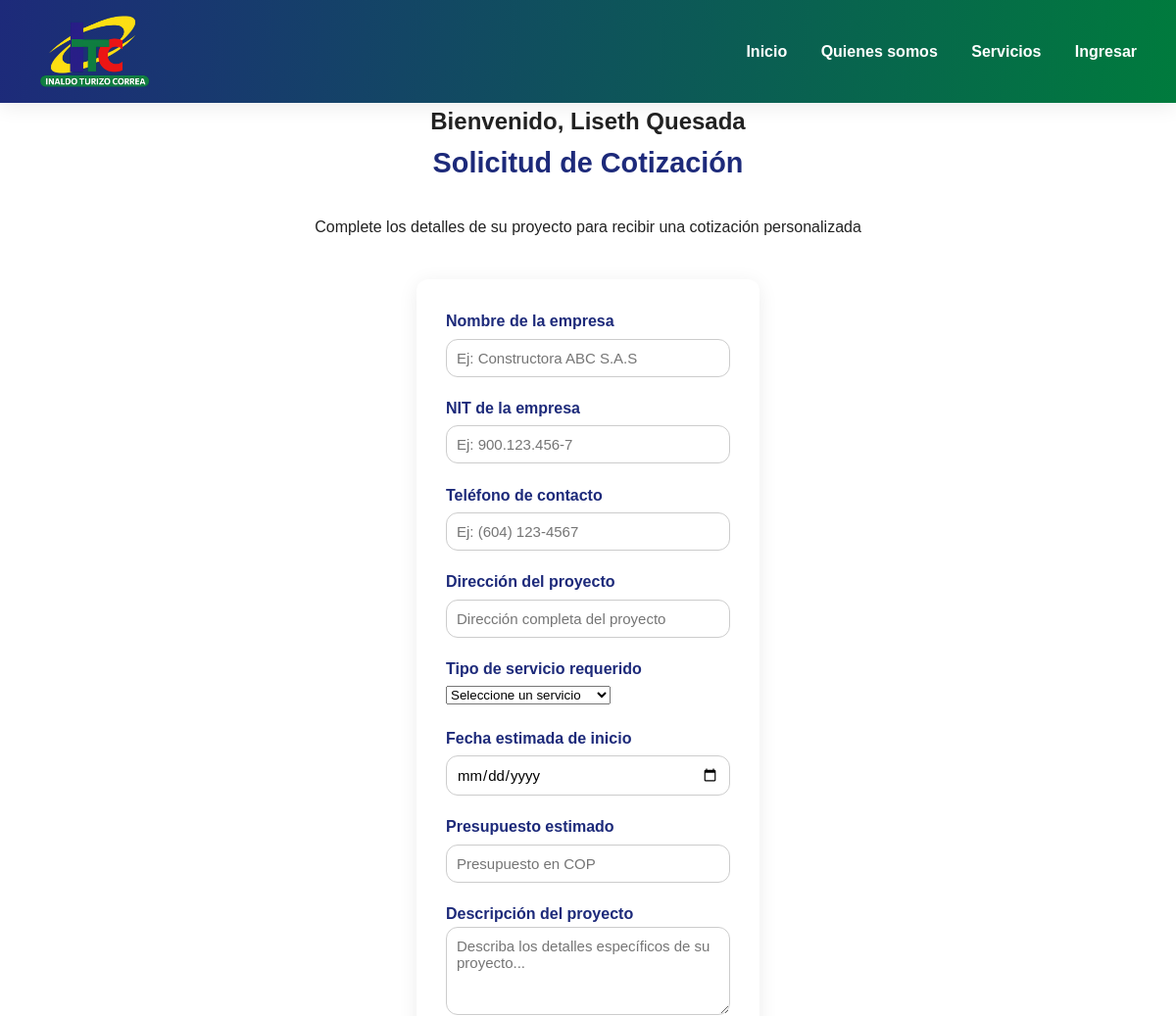
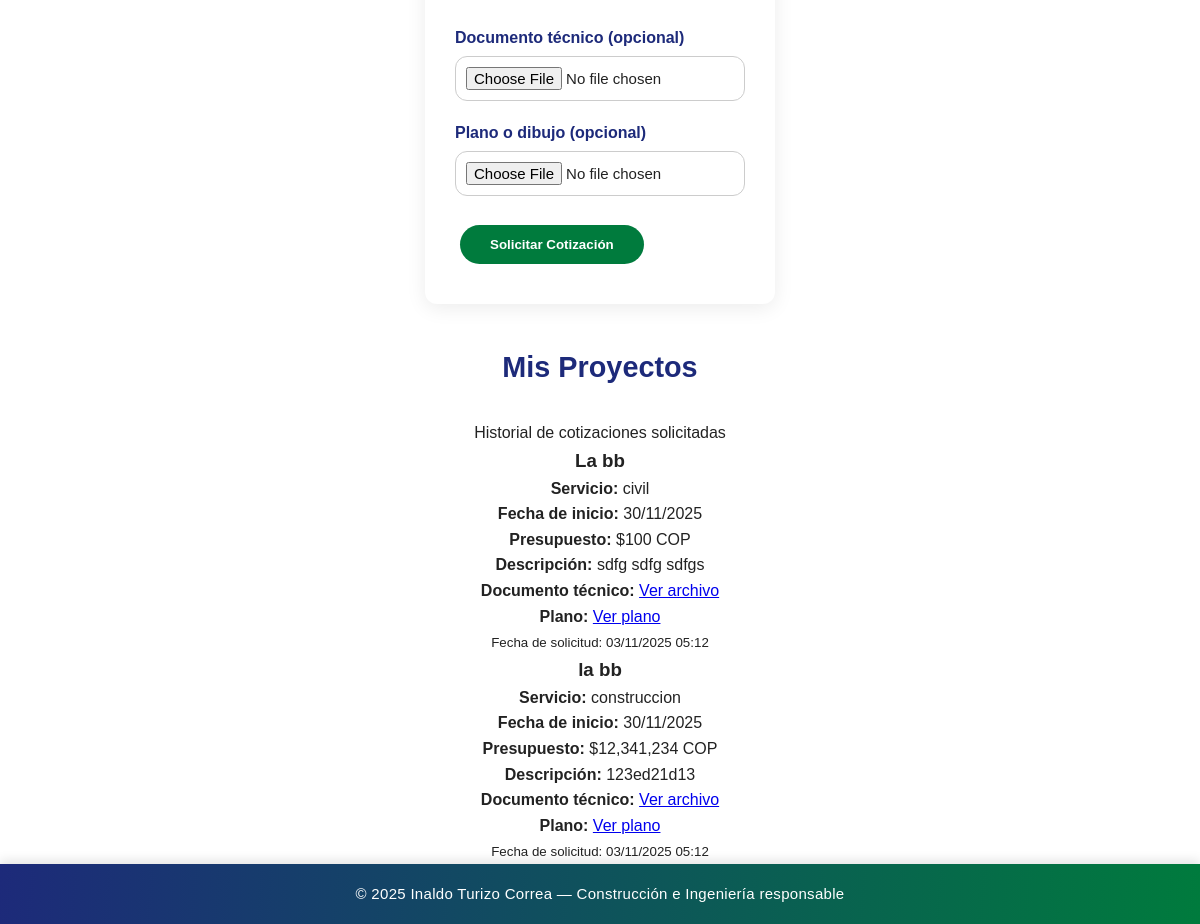
/user (signed in), run on the app's committed database (2 pictures, top to bottom).
### app.py (models this page shows)
class User(UserMixin, db.Model):
    id = db.Column(db.Integer, primary_key=True)
    nombre = db.Column(db.String(100), nullable=False)
    email = db.Column(db.String(100), unique=True, nullable=False)
    password = db.Column(db.String(200), nullable=False)
    rol = db.Column(db.String(20), nullable=False, default='usuario')
    proyectos = db.relationship('Proyecto', backref='usuario', lazy=True)

class Proyecto(db.Model):
    id = db.Column(db.Integer, primary_key=True)
    nombre_empresa = db.Column(db.String(100), nullable=False)
    nit_empresa = db.Column(db.String(20), nullable=False)
    telefono = db.Column(db.String(20), nullable=False)
    direccion = db.Column(db.String(200), nullable=False)
    servicio = db.Column(db.String(50), nullable=False)
    fecha = db.Column(db.Date, nullable=False)
    presupuesto = db.Column(db.Float, nullable=False)
    descripcion = db.Column(db.Text, nullable=False)
    archivo_tecnico = db.Column(db.String(200))  # Ruta del archivo subido
    plano = db.Column(db.String(200))  # Ruta del plano subido
    user_id = db.Column(db.Integer, db.ForeignKey('user.id'), nullable=False)
    fecha_creacion = db.Column(db.DateTime, default=db.func.current_timestamp())

### app.py (the view)
@app.route('/user')
@login_required
def user_dashboard():
    if current_user.rol == 'admin':
        return redirect(url_for('admin_dashboard'))
    proyectos = Proyecto.query.filter_by(user_id=current_user.id).all()
    return render_template('user_dashboard.html', proyectos=proyectos)

### app.py (called while the page is built)
@login_manager.user_loader
def load_user(user_id):
    return User.query.get(int(user_id))

### templates/user_dashboard.html (shortened to what this page needs)
{% extends "base.html" %}
{% block content %}
<div class="dashboard-container">
    <section class="dashboard-header">
        <div class="welcome-card">
            <h1>Bienvenido, {{ current_user.nombre }}</h1>
        </div>
    </section>
    <div class="dashboard-grid">
        <section class="cotizacion-panel">
            <div class="form-card">
                <h2>Solicitud de Cotización</h2>
                <p class="form-subtitle">Complete los detalles de su proyecto para recibir una cotización personalizada</p>
                <form action="{{ url_for('cotizacion') }}" method="POST" enctype="multipart/form-data" class="cotizacion-form">
                    <div class="form-grid">
                        <div class="form-group">
                            <label>Nombre de la empresa</label>
                            <input type="text" name="nombre_empresa" required placeholder="Ej: Constructora ABC S.A.S">
                        </div>
                        <div class="form-group">
                            <label>NIT de la empresa</label>
                            <input type="text" name="nit_empresa" required placeholder="Ej: 900.123.456-7">
                        </div>
                        <div class="form-group">
                            <label>Teléfono de contacto</label>
                            <input type="tel" name="telefono" required placeholder="Ej: (604) 123-4567">
                        </div>
                        <div class="form-group">
                            <label>Dirección del proyecto</label>
                            <input type="text" name="direccion" required placeholder="Dirección completa del proyecto">
                        </div>
                        <div class="form-group full-width">
                            <label>Tipo de servicio requerido</label>
                            <select name="servicio" required>
                                <option value="">Seleccione un servicio</option>
                            </select>
                        </div>
                        <div class="form-group">
                            <label>Fecha estimada de inicio</label>
                            <input type="date" name="fecha" required>
                        </div>
                        <div class="form-group">
                            <label>Presupuesto estimado</label>
                            <input type="number" name="presupuesto" placeholder="Presupuesto en COP" required>
                        </div>
                        <div class="form-group full-width">
                            <label>Descripción del proyecto</label>
                            <textarea name="descripcion" rows="4" placeholder="Describa los detalles específicos de su proyecto..." required></textarea>
                        </div>
                        <div class="form-group full-width">
                            <label>Documento técnico (opcional)</label>
                            <input type="file" name="archivo_tecnico" accept=".pdf,.doc,.docx,.xls,.xlsx">
                        </div>
                        <div class="form-group full-width">
                            <label>Plano o dibujo (opcional)</label>
                            <input type="file" name="plano" accept=".pdf,.jpg,.jpeg,.png,.dwg">
                        </div>
                    </div>
                    <div class="form-footer">
                        <button type="submit" class="btn btn-cotizar">Solicitar Cotización</button>
                    </div>
                </form>
            </div>
        </section>
        <section class="proyectos-panel">
            <div class="proyectos-card">
                <h2>Mis Proyectos</h2>
                <p class="form-subtitle">Historial de cotizaciones solicitadas</p>
                {% if proyectos %}
                    <div class="proyectos-list">
                        {% for proyecto in proyectos %}
                        <div class="proyecto-item">
                            <h3>{{ proyecto.nombre_empresa }}</h3>
                            <p><strong>Servicio:</strong> {{ proyecto.servicio }}</p>
                            <p><strong>Fecha de inicio:</strong> {{ proyecto.fecha.strftime('%d/%m/%Y') }}</p>
                            <p><strong>Presupuesto:</strong> ${{ "{:,.0f}".format(proyecto.presupuesto) }} COP</p>
                            <p><strong>Descripción:</strong> {{ proyecto.descripcion[:100] }}{% if proyecto.descripcion|length > 100 %}...{% endif %}</p>
                            {% if proyecto.archivo_tecnico %}
                                <p><strong>Documento técnico:</strong> <a href="{{ url_for('static', filename='uploads/' + proyecto.archivo_tecnico) }}" target="_blank">Ver archivo</a></p>
                            {% endif %}
                            {% if proyecto.plano %}
                                <p><strong>Plano:</strong> <a href="{{ url_for('static', filename='uploads/' + proyecto.plano) }}" target="_blank">Ver plano</a></p>
                            {% endif %}
                            <p><small>Fecha de solicitud: {{ proyecto.fecha_creacion.strftime('%d/%m/%Y %H:%M') }}</small></p>
                        </div>
                        {% endfor %}
                    </div>
                {% else %}
                    <p>No has solicitado cotizaciones aún.</p>
                {% endif %}
            </div>
        </section>
    </div>
</div>
<footer class="footer-bar">
    <p>© 2025 Inaldo Turizo Correa — Construcción e Ingeniería responsable</p>
</footer>
{% endblock %}

### templates/base.html (shortened to what this page needs)
<!DOCTYPE html>
<html lang="es">
<head>
    <link rel="stylesheet" href="{{ url_for('static', filename='css/style.css') }}">
</head>
<body>
    <header class="navbar">
        <img src="{{ url_for('static', filename='img/LogoITC.png') }}" alt="INALDO TURIZO CORREA">
        <nav class="menu">
            <a href="{{ url_for('index') }}">Inicio</a>
            <a href="{{ url_for('quienes_somos') }}">Quienes somos</a>
            <a href="{{ url_for('servicios') }}">Servicios</a>
            <a href="{{ url_for('login') }}">Ingresar</a>
        </nav>
    </header>
    {% block content %}{% endblock %}
</body>
</html>

### static/css/style.css (style rules this page uses)
:root { --color-azul: #1d2a7a; --color-verde: #007b3d; --color-rojo: #d3251c; --color-amarillo: #f9c623; --color-fondo: #ffffff; --color-blanco: #ffffff; --color-texto: #222; --sombra: 0 4px 20px rgba(0, 0, 0, 0.08); --radio: 12px; --transicion: all 0.3s ease; --fuente: "Poppins", sans-serif; --ancho-maximo: 1200px; }
* { box-sizing: border-box; margin: 0; padding: 0; font-family: var(--fuente); }
html, body { height: 100%; }
body { background-color: var(--color-fondo); color: var(--color-texto); line-height: 1.6; text-align: center; display: flex; flex-direction: column; min-height: 100vh; }
.navbar { background: linear-gradient(95deg, var(--color-azul), var(--color-verde)); color: var(--color-blanco); display: flex; align-items: center; justify-content: space-between; padding: 15px 40px; box-shadow: var(--sombra); position: sticky; top: 0; z-index: 1000; }
.navbar img { height: 75px; }
.menu a { color: var(--color-blanco); text-decoration: none; margin-left: 30px; font-weight: 600; transition: var(--transicion); }
.form-group { margin-bottom: 1.2rem; }
.btn { background-color: var(--color-verde); color: var(--color-blanco); padding: 12px 30px; border: none; border-radius: 50px; font-weight: 600; transition: var(--transicion); cursor: pointer; text-decoration: none; display: inline-block; margin: 10px 5px; align-content: center; }
form { background: #ffffff; padding: 30px; border-radius: var(--radio); box-shadow: var(--sombra); max-width: 350px; margin: 40px auto; text-align: left; }
form label { font-weight: 600; color: var(--color-azul); }
form input, form textarea { width: 100%; padding: 10px; border: 1px solid #ccc; border-radius: var(--radio); transition: var(--transicion); font-size: 15px; }
.footer-bar { background: linear-gradient(95deg, var(--color-azul), var(--color-verde)); color: var(--color-blanco); text-align: center; padding: 18px 0; font-size: 15px; font-weight: 500; letter-spacing: 0.3px; box-shadow: 0 -4px 10px rgba(0, 0, 0, 0.1); width: 100%; transition: background 0.4s ease; margin-top: auto; }
.footer-bar p { margin: 0; color: var(--color-blanco); }
footer { background: linear-gradient(90deg, var(--color-verde), var(--color-azul)); color: var(--color-blanco); text-align: center; padding: 20px; margin-top: 40px; font-size: 0.9rem; }
footer p { margin-bottom: 8px; }
h2 { text-align: center; color: #1d2a7a; font-size: 1.8rem; margin-bottom: 30px; }
input { width: 100%; padding: 10px; border-radius: 8px; border: 1px solid #ccc; transition: 0.3s; margin-top: 5px; }

### data on the page
User: nombre "Liseth Quesada"
Proyecto: nombre_empresa "La bb", servicio "civil", fecha "30/11/2025", presupuesto "100", descripcion "sdfg sdfg sdfgs", fecha_creacion "03/11/2025 05:12"
Proyecto: nombre_empresa "la bb", servicio "construccion", fecha "30/11/2025", presupuesto "12,341,234", descripcion "123ed21d13", fecha_creacion "03/11/2025 05:12"
